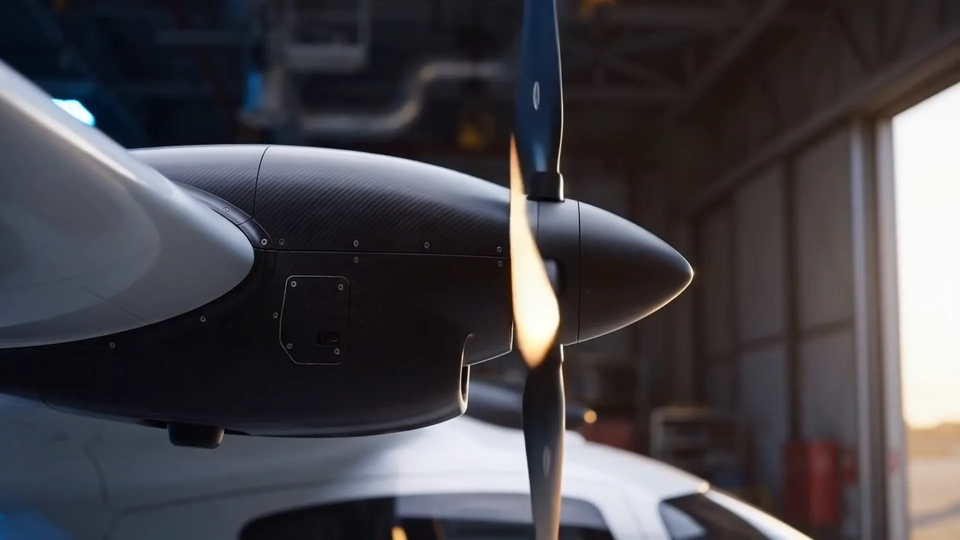
#> input picture aether-01/branches/B01/frames/000003.webp, 1920 x 1080 px, given in place of seam_M01_tail_local239.png, which was not available (shown at 1/2 size)
$ python phase03_hotspots.py
#> lines starting #> are read from the running program, lines starting #| are printed output that depends on the picture
#!/usr/bin/env python3
"""AETHER-01 Phase 03: 热点 JSON 生成 + 接缝/poster 目视检查拼图。
bbox 由执行者亲自查看锚帧原图 + 视觉定位工具在锚帧上测得 (归一化 0-1)。
锚点区间为同一锚帧重复 30 帧, 故逐帧坐标恒定——此为事实, 方法见 QC 报告。
"""
import json
from pathlib import Path
from PIL import Image, ImageDraw

ROOT = Path(__file__).resolve().parent.parent

HOTSPOTS = {
    "A-ROT": {
        "segmentId": "M05", "branchId": "B01", "localStart": 180, "localEnd": 209,
        "globalStart": 1230, "globalEnd": 1259,
        "target": "推进舱与旋翼（石墨灰推进舱本体 + 螺旋桨/桨毂组件）",
        "bbox": {"xMin": 0.000, "yMin": 0.269, "xMax": 0.719, "yMax": 0.828},
        "parts": [
            {"name": "nacelleBody", "bbox": {"xMin": 0.000, "yMin": 0.269, "xMax": 0.531, "yMax": 0.828}},
            {"name": "propellerAndSpinner", "bbox": {"xMin": 0.467, "yMin": 0.000, "xMax": 0.719, "yMax": 1.000}},
        ],
        "note": "主 bbox = 推进舱本体与桨毂的并集（实心可点击主体）；桨叶为细长运动模糊体，其扫掠区见 parts.propellerAndSpinner，未并入主框以免热点覆盖近乎全幅高度。",
    },
    "A-FLY": {
        "segmentId": "M07", "branchId": "B02", "localStart": 240, "localEnd": 269,
        "globalStart": 1890, "globalEnd": 1919,
        "target": "整机（巡航中的完整飞行器）",
        "bbox": {"xMin": 0.100, "yMin": 0.375, "xMax": 0.690, "yMax": 0.675},
        "parts": [],
        "note": "整机外接矩形：左至尾翼端、右至机头、上至后排桨盘、下至腹鳍。",
    },
    "A-STN": {
        "segmentId": "M08", "branchId": "B03", "localStart": 210, "localEnd": 239,
        "globalStart": 2220, "globalEnd": 2249,
        "target": "站点（悬停中的飞行器 + 前景圆形停机坪）",
        "bbox": {"xMin": 0.105, "yMin": 0.372, "xMax": 0.792, "yMax": 0.868},
        "parts": [
            {"name": "aircraft", "bbox": {"xMin": 0.267, "yMin": 0.372, "xMax": 0.792, "yMax": 0.591}},
            {"name": "landingPad", "bbox": {"xMin": 0.105, "yMin": 0.636, "xMax": 0.538, "yMax": 0.868}},
        ],
        "note": "主 bbox = 飞行器与前景停机坪的并集，覆盖「站点」语义整体（飞行器悬停于坪面上方）。",
    },
}

for aid, h in HOTSPOTS.items():
    b = h["bbox"]
    cx, cy = round((b["xMin"] + b["xMax"]) / 2, 4), round((b["yMin"] + b["yMax"]) / 2, 4)
    frames = []
    for lf in range(h["localStart"], h["localEnd"] + 1):
        frames.append({
            "frame": lf,
            "globalFrame": h["globalStart"] + (lf - h["localStart"]),
            "center": {"x": cx, "y": cy},
            "bbox": b,
            "polygon": [
                {"x": b["xMin"], "y": b["yMin"]}, {"x": b["xMax"], "y": b["yMin"]},
                {"x": b["xMax"], "y": b["yMax"]}, {"x": b["xMin"], "y": b["yMax"]},
            ],
            "visible": True,
            "clickable": True,
        })
    doc = {
        "schemaVersion": "1.0",
        "anchorId": aid,
        "segmentId": h["segmentId"],
        "branchId": h["branchId"],
        "startFrame": h["localStart"],
        "endFrame": h["localEnd"],
        "globalStartFrame": h["globalStart"],
        "globalEndFrame": h["globalEnd"],
        "coordinateSpace": "normalized 0-1 relative to the 1920x1080 frame; origin top-left; "
                           "frontend must apply the same contain/cover transform as the displayed frame (see manifest.renderVariants)",
        "target": h["target"],
        "measurement": "bbox 由执行者亲自查看最终解码锚帧并以视觉定位复核后标定；锚点区间 30 帧为同一锚帧的离线重复（逐帧 md5 一致，见 qc/asset-checks.json），故逐帧坐标恒定为事实而非省略测量。",
        "parts": h["parts"],
        "note": h["note"],
        "rules": {
            "visibleVsClickable": "visible=目标在该帧可见；clickable=该帧可触发支线。仅冻结锚点区间 clickable=true，其余主线帧不出现在本文件中。",
            "onClick": "保存被点击的主线全局帧号 -> 播放支线 -> 支线结束自动回切到保存帧，全局进度不变；支线内禁止再触发热点（无嵌套）。",
        },
        "frames": frames,
    }
    out = ROOT / "hotspots" / f"{aid}.json"
    out.write_text(json.dumps(doc, ensure_ascii=False, indent=1), encoding="utf-8")
    print("wrote", out.name, "frames:", len(frames))
#> `sheet = Image.new("RGB", (W * 2 + 12, (H + LBL) * len(pairs)), (24, 24..`: sheet: PIL image 1292x3474 RGB; every value is 24

# --- 接缝与 poster 目视检查拼图 ---
def thumb(p, w=640):
#> called with w = 640
    im = Image.open(p).convert("RGB")
#> im is the input picture: PIL image 1920x1080 RGB; mean R, G, B 70.7, 68.6, 73.6
    return im.resize((w, int(w * 9 / 16)))
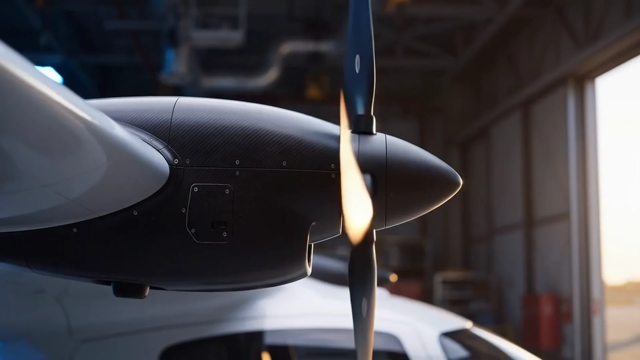
#> returned value: PIL image 640x360 RGB; mean R, G, B 70.7, 68.6, 73.6

bdir = ROOT / "anchors" / "boundaries"
pairs = [("M01→M02", "seam_M01_tail_local239.png", "seam_M02_head_local000.png"),
         ("M02→M03", "seam_M02_tail_local299.png", "seam_M03_head_local000.png"),
         ("M03→M04", "seam_M03_tail_local269.png", "seam_M04_head_local000.png"),
         ("M04→M05", "seam_M04_tail_local239.png", "seam_M05_head_local000.png"),
         ("M05→M06", "seam_M05_tail_local299.png", "seam_M06_head_local000.png"),
         ("M06→M07", "seam_M06_tail_local299.png", "seam_M07_head_local000.png"),
         ("M07→M08", "seam_M07_tail_local359.png", "seam_M08_head_local000.png"),
         ("M08→M09", "seam_M08_tail_local299.png", "seam_M09_head_local000.png"),
         ("M09→M10", "seam_M09_tail_local329.png", "seam_M10_head_local000.png")]
W, H, LBL = 640, 360, 26
sheet = Image.new("RGB", (W * 2 + 12, (H + LBL) * len(pairs)), (24, 24, 24))
d = ImageDraw.Draw(sheet)
for r, (label, fa, fb) in enumerate(pairs):
    y = r * (H + LBL)
    d.text((6, y + 5), f"SEAM {label}   left=tail  right=head", fill=(255, 255, 120))
    sheet.paste(thumb(bdir / fa), (0, y + LBL))
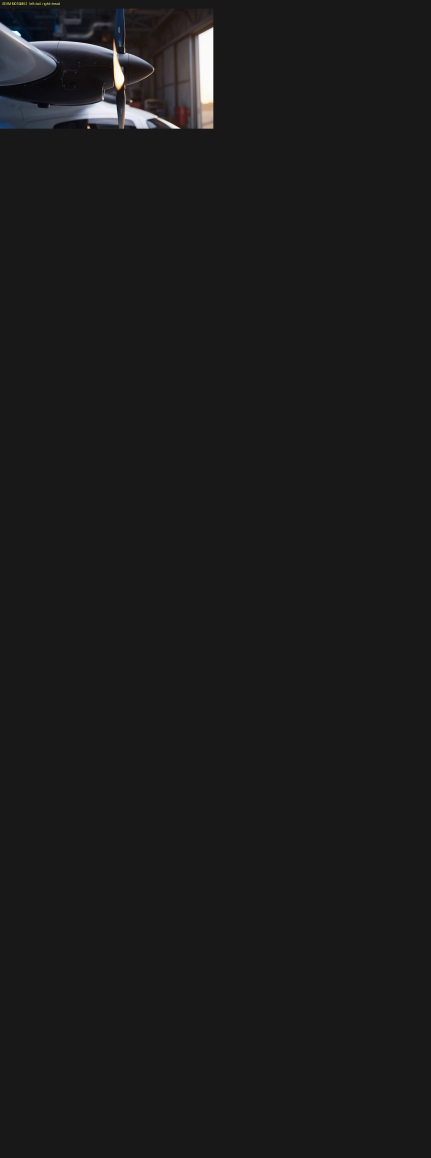
#> sheet: PIL image 1292x3474 RGB (shown at 1/3 size); mean R, G, B 26.4, 26.3, 26.6
    sheet.paste(thumb(bdir / fb), (W + 12, y + LBL))
#> call 2 of thumb, with w = 640
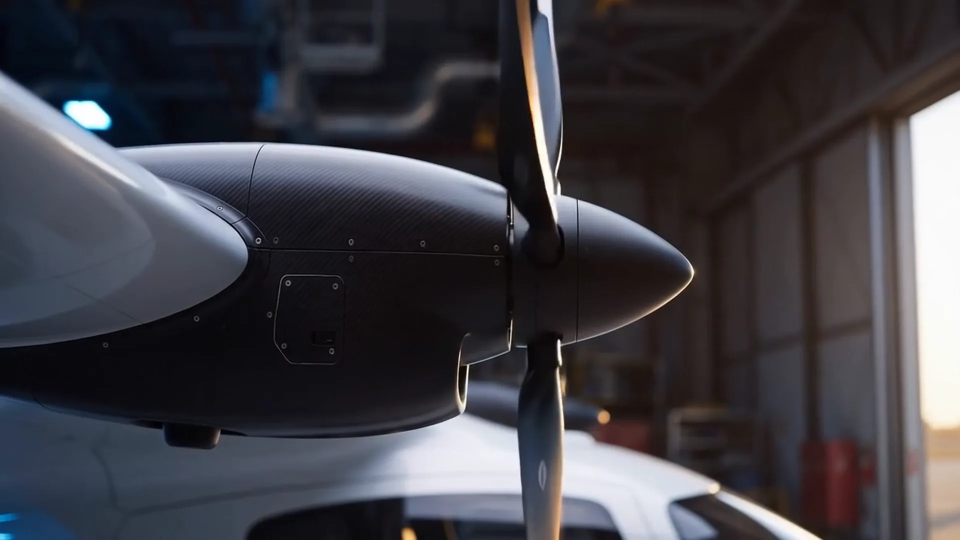
#> input picture aether-01/branches/B01/frames/000008.webp, 1920 x 1080 px, given in place of seam_M02_head_local000.png, which was not available (shown at 1/2 size)
#> in thumb, im is the input picture: PIL image 1920x1080 RGB; mean R, G, B 64.4, 63.2, 69.3
#> in thumb (call 2), `return im.resize((w, int(w * 9 / 16)))`:
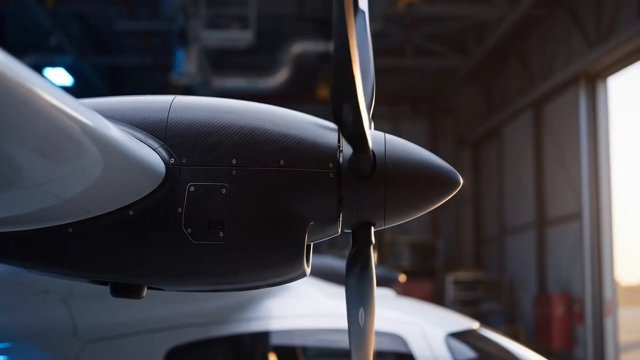
#> returned value: PIL image 640x360 RGB; mean R, G, B 64.4, 63.2, 69.3
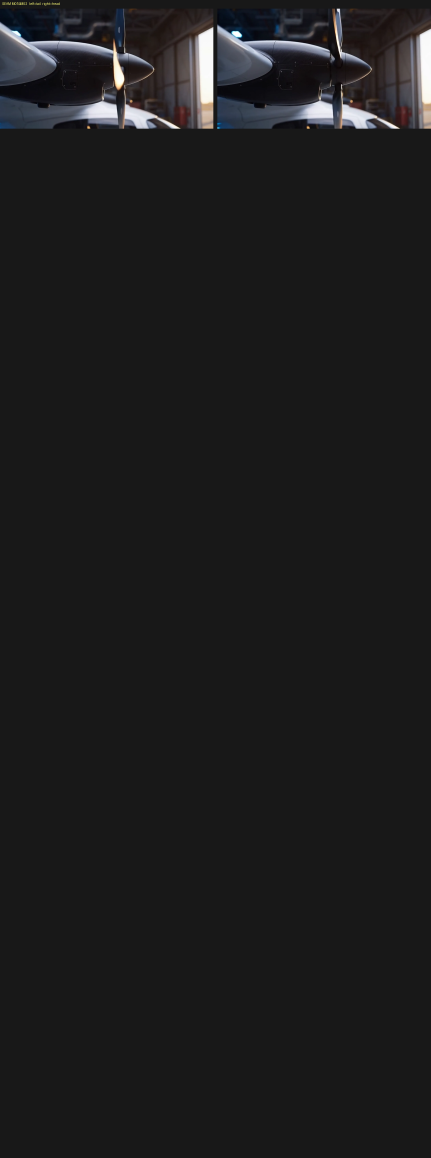
#> sheet: PIL image 1292x3474 RGB (shown at 1/3 size); mean R, G, B 28.5, 28.3, 28.9
#> (the run stopped early here; a loop or call above may not have finished)
